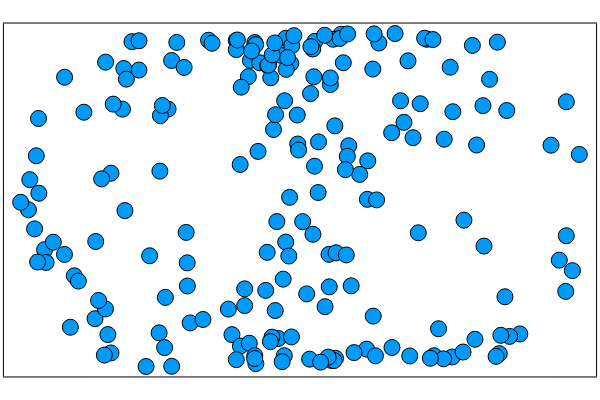

Notebook cell for this chart:
### Markdown cell above
Plot results of PCA in 2D

### Code cell
# plot PCA
plot(X_pca[1,:], X_pca[2,:], 
    seriestype = :scatter, 
    label = "",
    framestyle = :box,
    xaxis = nothing,
    yaxis = nothing,
    markersize = 8
    #title = "Visualization of PCA"
    )

### Figure 1 — Plotly figure (JSON) as saved in the notebook; plotly's stock layout.template omitted (floating-point values rounded to 4 significant figures; data arrays with more than 128 entries replaced by an {"elided": "..."} marker saying what was removed)
{"data": [{"colorbar": {"title": ""}, "legendgroup": "", "marker": {"color": "rgba(0, 154, 250, 1.000)", "line": {"color": "rgba(0, 0, 0, 1.000)", "width": 1}, "size": 16, "symbol": "circle"}, "mode": "markers", "name": "", "showlegend": false, "type": "scatter", "x": {"elided": "200 float values"}, "xaxis": "x1", "y": {"elided": "200 float values"}, "yaxis": "y1", "zmax": null, "zmin": null}], "layout": {"annotations": [], "height": 400, "legend": {"bgcolor": "rgba(255, 255, 255, 1.000)", "bordercolor": "rgba(0, 0, 0, 1.000)", "font": {"color": "rgba(0, 0, 0, 1.000)", "family": "sans-serif", "size": 11}, "tracegroupgap": 0, "x": 1, "y": 1}, "margin": {"b": 20, "l": 0, "r": 0, "t": 20}, "paper_bgcolor": "rgba(255, 255, 255, 1.000)", "plot_bgcolor": "rgba(255, 255, 255, 1.000)", "showlegend": true, "width": 600, "xaxis": {"anchor": "y1", "domain": [0.006562, 0.9934], "gridcolor": "rgba(0, 0, 0, 0.100)", "gridwidth": 0.5, "linecolor": "rgba(0, 0, 0, 1.000)", "mirror": true, "range": [-2.19, 2.396], "showgrid": true, "showline": true, "showticklabels": true, "tickangle": 0, "tickcolor": "rgb(0, 0, 0)", "tickfont": {"color": "rgba(0, 0, 0, 1.000)", "family": "sans-serif", "size": 11}, "tickmode": "array", "ticks": "inside", "ticktext": [], "tickvals": [], "title": "", "titlefont": {"color": "rgba(0, 0, 0, 1.000)", "family": "sans-serif", "size": 15}, "type": "-", "visible": true, "zeroline": false, "zerolinecolor": "rgba(0, 0, 0, 1.000)"}, "yaxis": {"anchor": "x1", "domain": [0.009843, 0.9902], "gridcolor": "rgba(0, 0, 0, 0.100)", "gridwidth": 0.5, "linecolor": "rgba(0, 0, 0, 1.000)", "mirror": true, "range": [-1.587, 1.463], "showgrid": true, "showline": true, "showticklabels": true, "tickangle": 0, "tickcolor": "rgb(0, 0, 0)", "tickfont": {"color": "rgba(0, 0, 0, 1.000)", "family": "sans-serif", "size": 11}, "tickmode": "array", "ticks": "inside", "ticktext": [], "tickvals": [], "title": "", "titlefont": {"color": "rgba(0, 0, 0, 1.000)", "family": "sans-serif", "size": 15}, "type": "-", "visible": true, "zeroline": false, "zerolinecolor": "rgba(0, 0, 0, 1.000)"}}}
